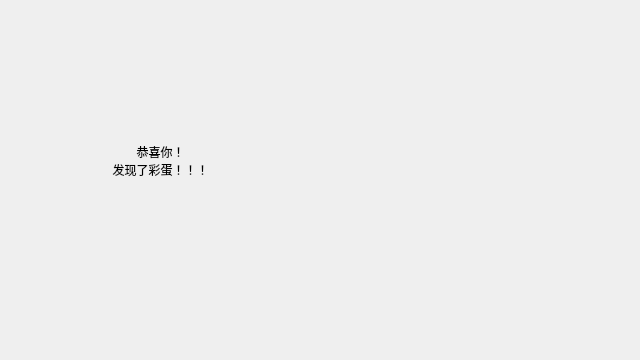
<?xml version="1.0" encoding="UTF-8"?>
<ui version="4.0">
 <class>EasterEgg</class>
 <widget class="QDialog" name="EasterEgg">
  <property name="geometry">
   <rect>
    <x>0</x>
    <y>0</y>
    <width>640</width>
    <height>360</height>
   </rect>
  </property>
  <property name="windowTitle">
   <string>彩蛋</string>
  </property>
  <widget class="QLabel" name="ea">
   <property name="geometry">
    <rect>
     <x>0</x>
     <y>110</y>
     <width>321</width>
     <height>101</height>
    </rect>
   </property>
   <property name="text">
    <string>恭喜你！
发现了彩蛋！！！</string>
   </property>
   <property name="alignment">
    <set>Qt::AlignCenter</set>
   </property>
  </widget>
 </widget>
 <resources/>
 <connections/>
</ui>
